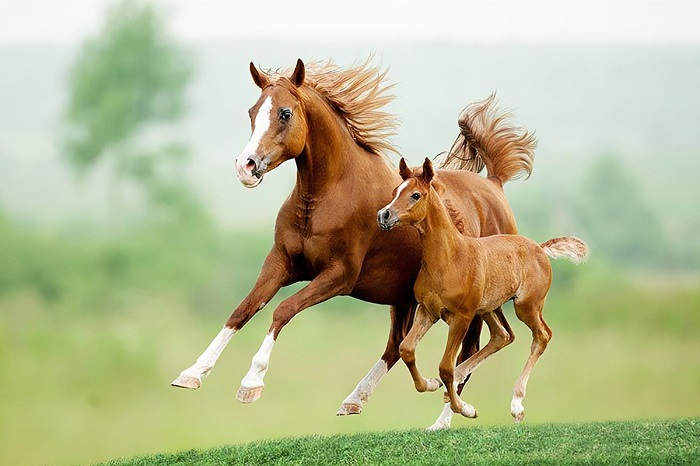
#> input picture DIP/1.jpg, 700 x 466 px
$ python Freq_domain.py
#> lines starting #> are read from the running program, lines starting #| are printed output that depends on the picture
## Solution code for frequency domain

import matplotlib.pyplot as plt
import numpy as np
import cv2

img = plt.imread("1.jpg")
#> img is the input picture: shape (466, 700, 3); mean R, G, B 182.1, 185.8, 145.7
gray = cv2.cvtColor(img, cv2.COLOR_RGB2GRAY)
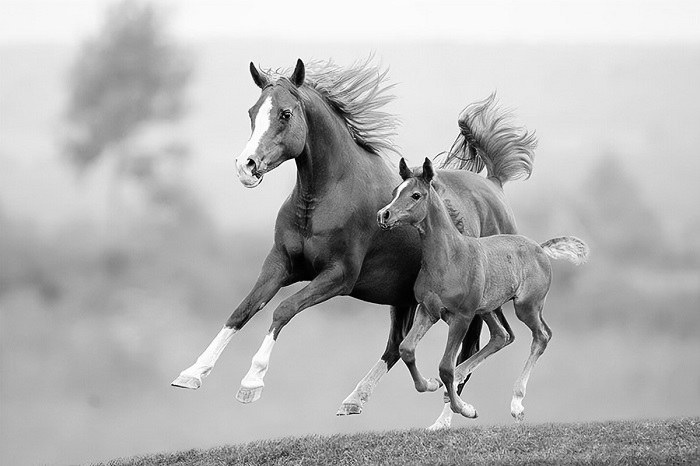
#> gray: shape (466, 700); min 0, max 255, mean 180.1

g = np.fft.fft2(gray)
g_shift = np.fft.fftshift(g)

M, N = gray.shape       # M->Row, N->Col
#> M = 466; N = 700
H = np.zeros((M, N), dtype=np.float32)

# parameter D0 control the shape of our gaussian filter.

D0 = 10   # cut off frequency
for u in range(M):
    for v in range(N):
        D = np.sqrt((u - M/2) ** 2 + (v - N/2) ** 2)
        H[u, v] = np.exp((-D**2) / (2 * D0 * D0))
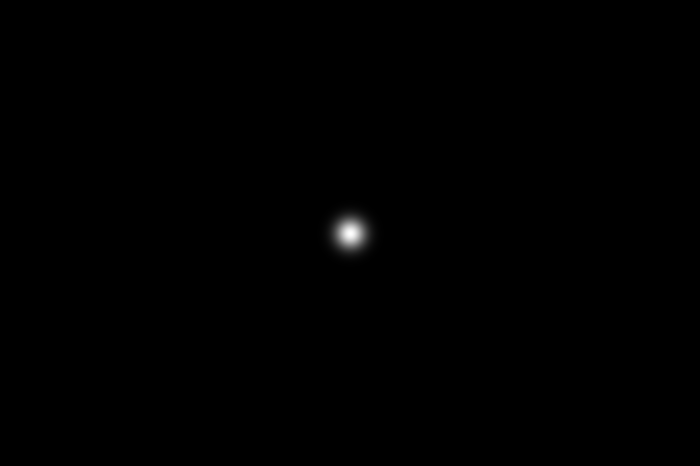
#> H: shape (466, 700) float32; min 0, max 1, mean 0.00193


# low pass
plt.subplot(2,1,1)
plt.imshow(np.abs(np.fft.ifft2(np.fft.ifftshift(g_shift * H))), cmap='gray')


plt.show()
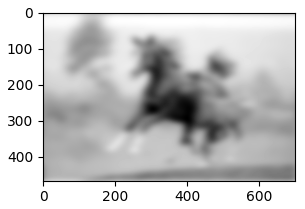
#> figure drawn by matplotlib, 1 panel
